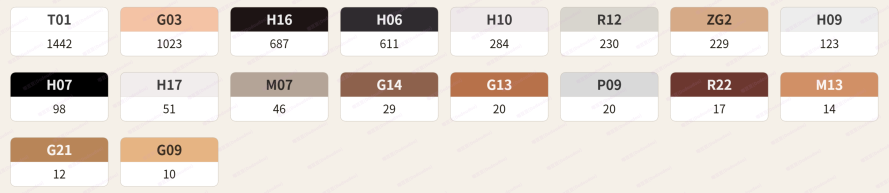
#> input picture test.png, 1778 x 385 px (shown at 1/2 size)
$ python test_legend_ocr.py ../test.png
#> lines starting #> are read from the running program, lines starting #| are printed output that depends on the picture; after the words box and inside, x2 and y2 are one past the last pixel; in counts of white or black regions, pixels touching at a corner belong together
### scripts/paddle_legend_ocr.py
#!/usr/bin/env python3
import json
import os
import re
import sys
import traceback

MAX_REASONABLE_COUNT = 999_999


def emit(payload):
    sys.stdout.write(json.dumps(payload, ensure_ascii=False, separators=(",", ":")))
    sys.stdout.flush()


# [31 lines left out: functions fail, read_payload, not called in this run]


def import_dependencies():
    try:
        import cv2
        import numpy as np
        from paddleocr import PaddleOCR

        return cv2, np, PaddleOCR
    except Exception as exc:
        fail(
            "PADDLEOCR_UNAVAILABLE",
            "Python dependencies are missing. Install paddleocr and paddlepaddle for the backend OCR worker.",
            exc,
        )
        return None


def create_ocr(PaddleOCR):
    attempts = [
        {"use_angle_cls": False, "lang": "en", "show_log": False},
        {
            "lang": "en",
            "use_doc_orientation_classify": False,
            "use_doc_unwarping": False,
            "use_textline_orientation": False,
        },
        {"lang": "en"},
    ]
    last_error = None

    for kwargs in attempts:
        try:
            return PaddleOCR(**kwargs)
        except (TypeError, ValueError) as exc:
            last_error = exc

    if last_error:
        raise last_error
    return PaddleOCR(lang="en")


def to_rgba(image, cv2):
    if image is None:
        return None
    if len(image.shape) == 2:
        return cv2.cvtColor(image, cv2.COLOR_GRAY2RGBA)
    channels = image.shape[2]
    if channels == 3:
        return cv2.cvtColor(image, cv2.COLOR_BGR2RGBA)
    if channels == 4:
        return cv2.cvtColor(image, cv2.COLOR_BGRA2RGBA)
    return None


def find_runs(values, threshold, min_length, merge_gap):
    runs = []
    start = -1
    for index, value in enumerate(values):
        if value >= threshold and start < 0:
            start = index
        elif value < threshold and start >= 0:
            if index - start >= min_length:
                runs.append({"start": start, "end": index})
            start = -1

    if start >= 0 and len(values) - start >= min_length:
        runs.append({"start": start, "end": len(values)})

    merged = []
    for run in runs:
        if merged and run["start"] - merged[-1]["end"] <= merge_gap:
            merged[-1]["end"] = run["end"]
        else:
            merged.append(dict(run))
    return merged


def rgb_to_hex(pixel):
    r, g, b = [int(max(0, min(255, round(value)))) for value in pixel]
    return f"#{r:02X}{g:02X}{b:02X}"


def sample_dominant_hex(rgba, box, np):
    height, width = rgba.shape[:2]
    x0 = max(0, min(width - 1, int(round(box["x"] + box["width"] * 0.06))))
    x1 = max(x0 + 1, min(width, int(round(box["x"] + box["width"] * 0.94))))
    y0 = max(0, min(height - 1, int(round(box["y"] + box["height"] * 0.08))))
    y1 = max(y0 + 1, min(height, int(round(box["y"] + box["height"] * 0.54))))
    region = rgba[y0:y1, x0:x1]
    if region.size == 0:
        return "#D8DEE6"

    alpha_mask = region[:, :, 3] >= 24
    if not np.any(alpha_mask):
        return "#D8DEE6"

    rgb = region[:, :, :3][alpha_mask].astype(np.uint8)
    buckets = rgb >> 4
    unique, counts = np.unique(buckets, axis=0, return_counts=True)
    if unique.size == 0:
        return "#D8DEE6"

    dominant_bucket = unique[int(np.argmax(counts))]
    dominant_mask = np.all(buckets == dominant_bucket, axis=1)
    dominant_pixels = rgb[dominant_mask]
    if dominant_pixels.size == 0:
        dominant_pixels = rgb
    return rgb_to_hex(np.mean(dominant_pixels, axis=0))


def create_legend_mask(rgba, np):
    rgb = rgba[:, :, :3].astype(np.int16)
    alpha = rgba[:, :, 3]
    max_channel = np.max(rgb, axis=2)
    min_channel = np.min(rgb, axis=2)
    channel_delta = max_channel - min_channel
    luminance = rgb[:, :, 0] * 0.299 + rgb[:, :, 1] * 0.587 + rgb[:, :, 2] * 0.114

    with np.errstate(divide="ignore", invalid="ignore"):
        saturation = np.where(max_channel > 0, channel_delta / max_channel, 0)

    light_paper = (luminance > 190) & (saturation < 0.14) & (channel_delta < 44)
    return (alpha >= 24) & (~light_paper) & ((saturation > 0.08) | (luminance < 150) | (channel_delta > 52))


def detect_legend_item_boxes(rgba, max_items, np):
    crop_height, crop_width = rgba.shape[:2]
    if crop_width < 20 or crop_height < 10:
        return []

    mask = create_legend_mask(rgba, np)
    row_density = np.sum(mask, axis=1)
    row_runs = find_runs(
        row_density,
        max(3, round(crop_width * 0.035)),
        max(8, round(crop_height * 0.035)),
        max(2, round(crop_height * 0.018)),
    )
    raw_boxes = []

    for row in row_runs:
        row_top = max(0, min(crop_height - 1, row["start"] - 2))
        row_bottom = max(row_top + 1, min(crop_height, row["end"] + 2))
        row_height = row_bottom - row_top
        col_density = np.sum(mask[row_top:row_bottom, :], axis=0)
        col_runs = find_runs(
            col_density,
            max(2, round(row_height * 0.12)),
            max(20, round(crop_width * 0.035)),
            max(3, round(crop_width * 0.012)),
        )

        for col in col_runs:
            x = max(0, min(crop_width - 1, col["start"] - 2))
            y = row_top
            width = max(1, min(crop_width - x, col["end"] - col["start"] + 4))
            height = max(1, min(crop_height - y, round(max(row_height, width * 0.42))))
            aspect = width / max(1, height)
            if width < 20 or height < 10 or aspect < 1.1 or aspect > 8.5:
                continue
            box = {
                "x": int(x),
                "y": int(y),
                "width": int(width),
                "height": int(height),
            }
            box["hex"] = sample_dominant_hex(rgba, box, np)
            raw_boxes.append(box)

    boxes = expand_legend_item_boxes(rgba, raw_boxes)
    return sorted(boxes, key=lambda item: (item["y"], item["x"]))[:max_items]


def expand_legend_item_boxes(rgba, boxes):
    height, width = rgba.shape[:2]
    expanded = []
    sorted_boxes = sorted(boxes, key=lambda item: (item["y"], item["x"]))

    for box in sorted_boxes:
        x = int(box["x"])
        y = int(box["y"])
        box_width = int(box["width"])
        box_height = int(box["height"])

        target_height = max(
            box_height,
            int(round(box_width * 0.78)),
            int(round(box_height * 1.9)),
            28,
        )

        # If a same-column item starts below this one, do not expand into it.
        next_y = height
        x0 = x
        x1 = x + box_width
        for other in sorted_boxes:
            if other is box or other["y"] <= y:
                continue
            ox0 = other["x"]
            ox1 = other["x"] + other["width"]
            overlap = min(x1, ox1) - max(x0, ox0)
            if overlap >= min(box_width, other["width"]) * 0.45:
                next_y = min(next_y, int(other["y"]))

        target_height = min(target_height, max(1, next_y - y - 2), height - y)
        expanded.append({
            "x": x,
            "y": y,
            "width": min(box_width, width - x),
            "height": max(1, target_height),
            "hex": box["hex"],
        })

    return expanded


# [266 lines left out: functions crop_box, average_luminance, prepare_text_crop, normalize_score, collect_text_pairs, recognize_text and 5 more, not called in this run]


# [2 lines that do not run on import are left out]

### scripts/test_legend_ocr.py
#!/usr/bin/env python3
import argparse
import json
import os
import sys
from pathlib import Path

import paddle_legend_ocr as legend_ocr


def save_debug_crop(path, image, cv2):
    path.parent.mkdir(parents=True, exist_ok=True)
    if image is None or image.size == 0:
        return
    if len(image.shape) == 3 and image.shape[2] == 4:
        output = cv2.cvtColor(image, cv2.COLOR_RGBA2BGRA)
    elif len(image.shape) == 3 and image.shape[2] == 3:
        output = cv2.cvtColor(image, cv2.COLOR_RGB2BGR)
    else:
        output = image
    cv2.imwrite(str(path), output)


def save_overlay(path, rgba, boxes, cv2):
    path.parent.mkdir(parents=True, exist_ok=True)
    overlay = cv2.cvtColor(rgba, cv2.COLOR_RGBA2BGR)
    for index, box in enumerate(boxes, start=1):
        x = int(box["x"])
        y = int(box["y"])
        width = int(box["width"])
        height = int(box["height"])
        cv2.rectangle(overlay, (x, y), (x + width, y + height), (0, 0, 255), 2)
        cv2.putText(
            overlay,
            str(index),
            (x, max(12, y - 4)),
            cv2.FONT_HERSHEY_SIMPLEX,
            0.45,
            (0, 0, 255),
            1,
            cv2.LINE_AA,
        )
    cv2.imwrite(str(path), overlay)


def main():
    parser = argparse.ArgumentParser(description="Test PaddleOCR legend recognition on one cropped legend image.")
    parser.add_argument("image", help="Path to the cropped legend image.")
    parser.add_argument("--max-items", type=int, default=80, help="Maximum legend items to detect.")
    parser.add_argument(
        "--debug-dir",
        default="tmp/legend-ocr-debug",
        help="Directory for detected item/code/count crop images.",
    )
    parser.add_argument("--json", action="store_true", help="Print compact JSON only.")
    args = parser.parse_args()

    image_path = Path(args.image).resolve()
    if not image_path.is_file():
        raise SystemExit(f"Image not found: {image_path}")

    os.environ.setdefault("PADDLE_PDX_MODEL_SOURCE", "modelscope")
    os.environ.setdefault("PADDLE_PDX_DISABLE_MODEL_SOURCE_CHECK", "True")

    dependencies = legend_ocr.import_dependencies()
    if not dependencies:
        raise SystemExit(1)
    cv2, np, PaddleOCR = dependencies

    image = cv2.imread(str(image_path), cv2.IMREAD_UNCHANGED)
#> image is the input picture: shape (385, 1778, 3); mean B, G, R 212, 219.6, 228.5
    rgba = legend_ocr.to_rgba(image, cv2)
    if rgba is None:
        raise SystemExit("Could not decode image.")

    boxes = legend_ocr.detect_legend_item_boxes(rgba, args.max_items, np)
#> in create_legend_mask, `alpha = rgba[:, :, 3]`: alpha: shape (385, 1778); every value is 255
#> in create_legend_mask, `luminance = rgb[:, :, 0] * 0.299 + rgb[:, :, 1] * 0.587 + rgb[:, :, 2]..`:
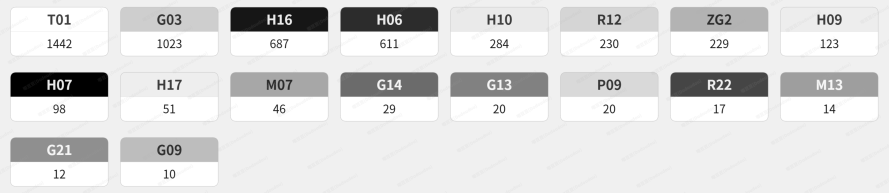
#> luminance: shape (385, 1778) float64 (shown at 1/2 size); min 0, max 255, mean 221.4
#> in create_legend_mask, `saturation = np.where(max_channel > 0, channel_delta / max_channel, 0)`:
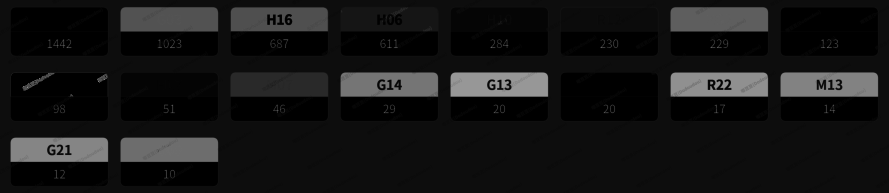
#> saturation: shape (385, 1778) float64 (shown at 1/2 size); min 0, max 1, mean 0.0865
#> in create_legend_mask, `light_paper = (luminance > 190) & (saturation < 0.14) & (channel_delta..`:
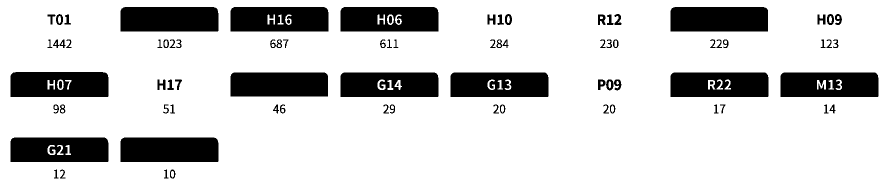
#> light_paper: shape (385, 1778) bool (shown at 1/2 size); 82.7% white; 82 black regions (1 under 20 px), largest, box (x1, y1, x2, y2) and area: (241, 275, 437, 324) 9555, (241, 14, 437, 63) 9547, (1341, 14, 1536, 63) 9513
#> in create_legend_mask, `return (alpha >= 24) & (~light_paper) & ((saturation > 0.08) | (lumina..`:
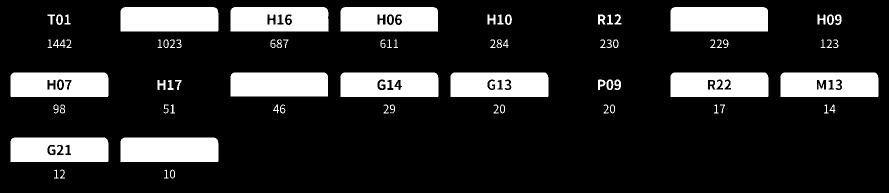
#> returned value: shape (385, 1778) bool (shown at 1/2 size); 17.1% white; 82 white regions (1 under 20 px), largest, box (x1, y1, x2, y2) and area: (241, 275, 437, 324) 9555, (241, 14, 437, 63) 9547, (1341, 14, 1536, 63) 9513
#> in detect_legend_item_boxes, `row_density = np.sum(mask, axis=1)`: row_density = 385 values, max 1175 at index 155, min 0 at index 0, mean 303.2
#> the loop in find_runs, `for index, value in enumerate(values):` made 385 passes
#> (value, start) on pass 15: (718, 14)
#> start on passes 64, 80, 97, 146, 195, 210: -1, 79, -1, 145, -1, 209
#> after the loop in find_runs, `for index, value in enumerate(values):`: runs = 4 items; start = -1
#> the loop in find_runs, `for run in runs:` made 4 passes
#> run on passes 1 to 4: {'start': 14, 'end': 63}, {'start': 79, 'end': 96}, {'start': 145, 'end': 194}, {'start': 275, 'end': 324}
#> after the loop in find_runs, `for run in runs:`: merged = 4 items
#> the loop in detect_legend_item_boxes, `for row in row_runs:` made 4 passes
#> (row, row_top, row_bottom, row_height) on passes 1, 3, 4: ({'start': 14, 'end': 63}, 12, 65, 53), ({'start': 145, 'end': 194}, 143, 196, 53), ({'start': 275, 'end': 324}, 273, 326, 53)
#> (row, row_top, row_bottom, row_height) on pass 2: ({'start': 79, 'end': 96}, 77, 98, 21)
#> pass 1, in sample_dominant_hex, `region = rgba[y0:y1, x0:x1]`:
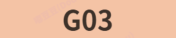
#> region: shape (38, 176, 4); mean R, G, B, A 230.9, 184.5, 156.4, 255
#> pass 1, in sample_dominant_hex (call 2), `region = rgba[y0:y1, x0:x1]`:
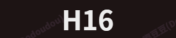
#> region: shape (38, 176, 4); mean R, G, B, A 45.2, 36.7, 37, 255
#> pass 1, in sample_dominant_hex (call 3), `region = rgba[y0:y1, x0:x1]`:
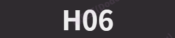
#> region: shape (38, 175, 4); mean R, G, B, A 63.1, 59.2, 63.1, 255
#> after the loop in detect_legend_item_boxes, `for row in row_runs:`: raw_boxes = 12 items
#> in expand_legend_item_boxes, `height, width = rgba.shape[:2]`: height = 385; width = 1778
#> in expand_legend_item_boxes, `sorted_boxes = sorted(boxes, key=lambda item: (item["y"], item["x"]))`: sorted_boxes = 12 items
#> the loop in expand_legend_item_boxes, `for box in sorted_boxes:` made 12 passes
#> (x, y, box_width, target_height, x0, x1) on passes 1 to 12: (239, 12, 200, 160, 239, 439), (459, 12, 200, 129, 459, 659), (679, 12, 199, 129, 679, 878), (1339, 12, 199, 129, 1339, 1538), (19, 143, 200, 128, 19, 219), (459, 143, 199, 160, 459, 658), (679, 143, 200, 160, 679, 879), (899, 143, 200, 160, 899, 1099), (1339, 143, 200, 160, 1339, 1539), (1559, 143, 200, 160, 1559, 1759), (19, 273, 200, 110, 19, 219), (239, 273, 200, 110, 239, 439)
#> boxes = 12 items
    ocr = legend_ocr.create_ocr(PaddleOCR)

    debug_dir = Path(args.debug_dir).resolve()
    save_overlay(debug_dir / "overlay_boxes.png", rgba, boxes, cv2)
    rows = []
    for index, box in enumerate(boxes, start=1):
        item_crop = rgba[
            box["y"] : box["y"] + box["height"],
            box["x"] : box["x"] + box["width"],
        ]
        code_rgba = legend_ocr.crop_box(rgba, box, 0.02, 0.58)
        count_rgba = legend_ocr.crop_box(rgba, box, 0.56, 0.98)
        code_crop = legend_ocr.prepare_text_crop(code_rgba, cv2, np, invert_threshold=185)
        count_crop = legend_ocr.prepare_text_crop(count_rgba, cv2, np, invert_threshold=150)

        code_text, code_score = legend_ocr.recognize_text(ocr, code_crop)
        count_text, count_score = legend_ocr.recognize_text(ocr, count_crop)
        raw_text = " ".join(part for part in [code_text, count_text] if part).strip()
        code = legend_ocr.normalize_code(code_text) or legend_ocr.normalize_code(raw_text) or f"IMG{index:02d}"
        count = legend_ocr.normalize_count(count_text)
        if count is None:
            count = legend_ocr.find_count_in_text(raw_text, code)

        prefix = f"{index:02d}"
        save_debug_crop(debug_dir / f"{prefix}_item.png", item_crop, cv2)
        save_debug_crop(debug_dir / f"{prefix}_code.png", code_crop, cv2)
        save_debug_crop(debug_dir / f"{prefix}_count.png", count_crop, cv2)

        rows.append(
            {
                "index": index,
                "box": box,
                "hex": box["hex"],
                "codeText": code_text,
                "codeScore": round(code_score, 4),
                "countText": count_text,
                "countScore": round(count_score, 4),
                "normalizedCode": code,
                "normalizedCount": count,
                "rawText": raw_text,
            }
        )

    if args.json:
        print(json.dumps({"image": str(image_path), "debugDir": str(debug_dir), "rows": rows}, ensure_ascii=False))
        return

    print(f"image: {image_path}")
    print(f"detected boxes: {len(boxes)}")
    print(f"debug crops: {debug_dir}")
    print()
    print("idx | hex     | code => normalized | count => normalized | score")
    print("----+---------+--------------------+---------------------+-------------")
    for row in rows:
        count_value = row["normalizedCount"] if row["normalizedCount"] is not None else ""
        print(
            f"{row['index']:>3} | {row['hex']:<7} | "
            f"{row['codeText'] or '-'} => {row['normalizedCode']:<6} | "
            f"{row['countText'] or '-'} => {count_value!s:<7} | "
            f"{row['codeScore']:.2f}/{row['countScore']:.2f}"
        )


if __name__ == "__main__":
    main()
#> (the call stopped at in create_ocr, `return PaddleOCR(**kwargs)`: paddleocr is not available in this run)
